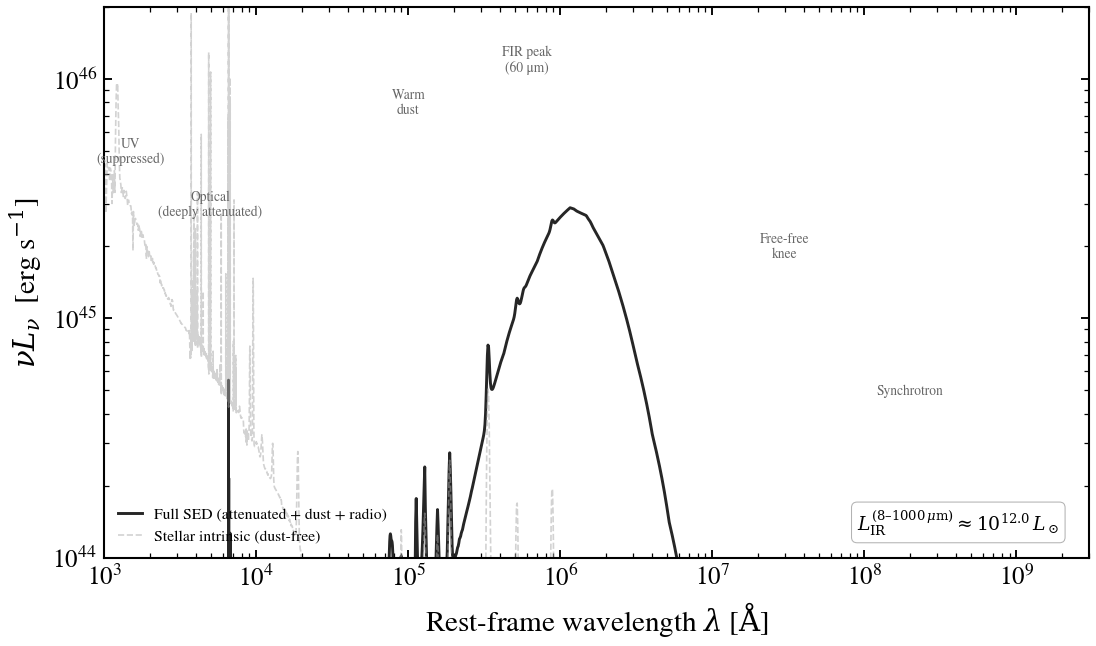

The script that saved this image:
"""
UV-to-radio SED of a dusty starburst ULIRG
===========================================

A heavily obscured starburst archetype (Arp 220-class ULIRG) with
high optical depth and extreme far-infrared dominance. The SED shows:
stellar intrinsic (suppressed by dust), stellar attenuated, dust
re-emission dominating at 60 μm, and radio extension. Demonstrates
how dust attenuation redirects all UV/optical photons into the infrared,
completely transforming the SED from young, luminous starbursts.

References: Sanders & Mirabel 1996 (ULIRG definition), Soifer et al. 1987
(Arp 220 SED properties).
"""

import os

os.environ["TF_CPP_MIN_LOG_LEVEL"] = "2"  # suppress XLA/PjRt C++ INFO+WARNING logs

import warnings

import jax
import matplotlib.pyplot as plt
import numpy as np

import tengri
from tengri.analysis.plotting import setup_style

setup_style()
warnings.filterwarnings("ignore", message=".*BakedInBackend.*")

C_AA_PER_S = 2.998e18

# Dusty starburst parameters: M* ~ 5e10 Msun, SFR ~ 100 Msun/yr, tau_V > 5
# anchored to match Arp 220's L_IR ~ 10^12 L_sun
ssp = tengri.load_ssp()
model = tengri.SEDModel.build(
    ssp,
    sfh={
        "type": "const",
        "*": tengri.FIXED,
        "log_total_mass": 10.0,  # 100 Msun/yr over 100 Myr → 1e10 Msun
        "start_gyr": 0.1,
        "end_gyr": 0.0,  # 100 Myr ongoing burst
    },
    dust={
        "type": "two_component",
        "*": tengri.FIXED,
        "tau_diff": 3.0,  # diffuse dust: tau_V = 3 mag
        "tau_bc": 2.5,  # birth cloud opacity: tau_V = 2.5 mag
        "emission": {"type": "dale2014", "*": tengri.FIXED},
    },
    radio={"type": "condon92", "*": tengri.FIXED},
    redshift=tengri.Fixed(0.018),  # Arp 220 redshift
)

# Sample parameters and compute rest-frame SED
p = dict(model.spec.sample(jax.random.PRNGKey(0)))
out = model.predict_rest_sed(p)
wave = np.asarray(out.wavelength)
nu_l_nu = C_AA_PER_S / wave * np.asarray(out.sed)

# Compute additional components for illustration: intrinsic stellar SED (no dust)
model_intrinsic = tengri.SEDModel.build(
    ssp,
    sfh={
        "type": "const",
        "*": tengri.FIXED,
        "log_total_mass": 10.0,
        "start_gyr": 0.1,
        "end_gyr": 0.0,
    },
    dust={
        "type": "two_component",
        "*": tengri.FIXED,
        "tau_diff": 0.0,
        "tau_bc": 0.0,
        "emission": {"type": "dale2014", "*": tengri.FIXED},
    },
    redshift=tengri.Fixed(0.018),
)
p_intrinsic = dict(model_intrinsic.spec.sample(jax.random.PRNGKey(0)))
out_intrinsic = model_intrinsic.predict_rest_sed(p_intrinsic)
wave_int = np.asarray(out_intrinsic.wavelength)
nu_l_nu_intrinsic = C_AA_PER_S / wave_int * np.asarray(out_intrinsic.sed)

# Attenuated but dust-free version (to isolate stellar attenuation)
model_attenuated = tengri.SEDModel.build(
    ssp,
    sfh={
        "type": "const",
        "*": tengri.FIXED,
        "log_total_mass": 10.0,
        "start_gyr": 0.1,
        "end_gyr": 0.0,
    },
    dust={
        "type": "two_component",
        "*": tengri.FIXED,
        "tau_diff": 3.0,
        "tau_bc": 2.5,
        "emission": {"type": "dale2014", "*": tengri.FIXED},
    },
    radio={"type": "condon92", "*": tengri.FIXED},
    redshift=tengri.Fixed(0.018),
)
p_att = dict(model_attenuated.spec.sample(jax.random.PRNGKey(0)))
out_att = model_attenuated.predict_rest_sed(p_att)
wave_att = np.asarray(out_att.wavelength)
nu_l_nu_att = C_AA_PER_S / wave_att * np.asarray(out_att.sed)

# Main plot: one panel showing composite SED with annotations
fig, ax = plt.subplots(figsize=(7.6, 4.6))

# Plot the main panchromatic SED (stellar attenuated + dust re-emission + radio)
mask = np.asarray(out.sed) > 0
ax.loglog(
    wave[mask], nu_l_nu[mask], color="0.15", lw=1.4, label="Full SED (attenuated + dust + radio)"
)

# Overplot intrinsic stellar for reference (fainter gray)
mask_int = np.asarray(out_intrinsic.sed) > 0
ax.loglog(
    wave_int[mask_int],
    nu_l_nu_intrinsic[mask_int],
    color="0.65",
    lw=0.8,
    ls="--",
    alpha=0.5,
    label="Stellar intrinsic (dust-free)",
)

# Annotations for key features
annotations = [
    (1500, 5e45, "UV\n(suppressed)"),
    (5000, 3e45, "Optical\n(deeply attenuated)"),
    (1e5, 8e45, "Warm\ndust"),
    (6e5, 1.2e46, "FIR peak\n(60 μm)"),
    (3e7, 2e45, "Free-free\nknee"),
    (2e8, 5e44, "Synchrotron"),
]

for x, y, label in annotations:
    ax.text(x, y, label, fontsize=6.5, color="0.4", ha="center", va="center")

# Styling
ax.set(
    xlim=(1e3, 3e9),
    ylim=(1e44, 2e46),
    xlabel=r"Rest-frame wavelength $\lambda$ [$\mathrm{\AA}$]",
    ylabel=r"$\nu L_\nu$  [erg s$^{-1}$]",
)

# Bolometric IR luminosity annotation
ir_mask = (wave > 8e4) & (wave < 1e7)
nu_ir = C_AA_PER_S / wave[ir_mask]
order_ir = np.argsort(nu_ir)
L_ir = np.trapezoid(np.asarray(out.sed)[ir_mask][order_ir], nu_ir[order_ir])
l_sun_cgs = 3.839e33

l_ir_exp = np.log10(L_ir / l_sun_cgs)
ir_label = rf"$L_{{IR}}^{{8-1000\mu m}} \approx 10^{{{l_ir_exp:.1f}}}\,L_\odot$"
ax.text(
    0.97,
    0.05,
    ir_label,
    transform=ax.transAxes,
    ha="right",
    fontsize=9,
    bbox=dict(boxstyle="round,pad=0.3", fc="white", ec="0.7", lw=0.5),
)

ax.legend(frameon=False, fontsize=7.5, loc="lower left")

fig.tight_layout()
plt.savefig("plot_panchromatic_dusty_starburst.png", dpi=150, bbox_inches="tight")
